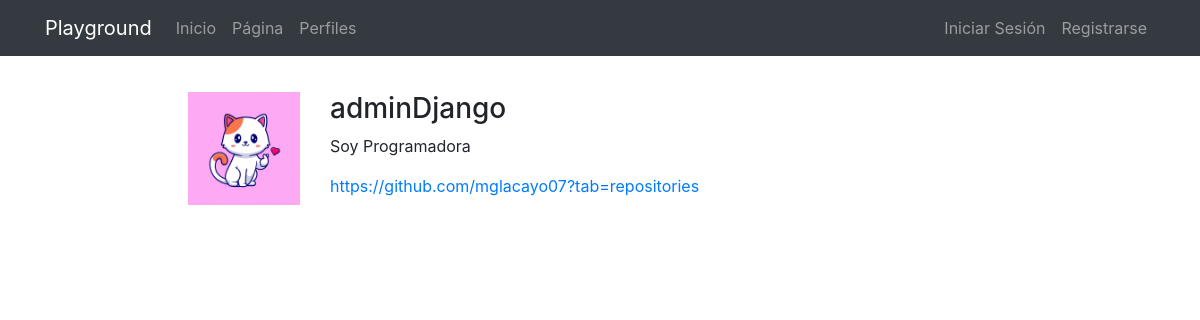
Page /profiles/adminDjango/ on the committed database.
### registration/models.py (models this page shows)
class Profile(models.Model):
    user = models.OneToOneField(User, on_delete=models.CASCADE)
    avatar = models.ImageField(upload_to=custom_upload_to, null=True, blank=True)
    bio = models.TextField(null=True,blank=True)
    link = models.URLField(max_length=200,null=True,blank=True)
    class Meta:
        ordering = ['-user__username']

### profiles/views.py (the view)
# urls.py: path('<username>/', ProfileDetailView.as_view(), name='detail'),
class ProfileDetailView(DetailView):
    model = Profile
    template_name = 'profiles/profile_detail.html'
    def get_object(self, queryset=None):
        return get_object_or_404(Profile, user__username=self.kwargs['username'])

### profiles/templates/profiles/profile_detail.html (shortened to what this page needs)
{% extends 'core/base.html' %}
{% load static %}
{% block content %}
<main role="main">
  <div class="container">
    <div class="row mt-3">
      <div class="col-md-9 mx-auto mb-5">
        <form action="" method="post" enctype="multipart/form-data">{% csrf_token %}
          <div class="row">
            <div class="col-md-2">
              {% if profile.avatar %}
                <img src="{{profile.avatar.url}}" class="img-fluid">
              {% else %}
                <img src="{% static 'registration/img/no-avatar.jpg' %}" class="img-fluid">
              {% endif %}
            </div>
            <div class="col-md-10">
              <h3>{{profile.user}}</h3>
              {% if profile.bio %}<p>{{profile.bio}}</p>{% endif %}
              {% if profile.link %}<p><a href="{{profile.link}}" target="_blank">{{profile.link}}</a></p>{% endif %}
            </div>
          </div>
        </form>
      </div>
    </div>
  </div>
</main>
{% endblock %}

### core/static/core/css/main.css (style rules this page uses)
main { padding-top: 20px; }
:root { --jumbotron-padding-y: 3rem; }

### rows in the picture
Profile: avatar (picture), user "adminDjango", bio "Soy Programadora", link "https://github.com/mglacayo07?tab=repositories"
